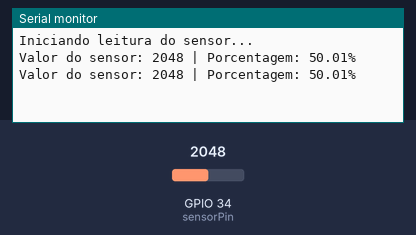
Recording of a program running on a simulated ESP32. Parts: the last lines printed to the serial monitor. The inputs (shaded band) are chosen by the test bench; at power-on: GPIO 34 (sensorPin) = 2048.

Above: at 2.2 s.
2.3 s: GPIO 34 (sensorPin) set to 2866
At 3.6 s:
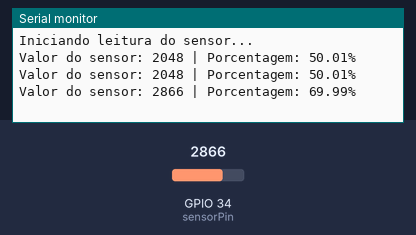
3.8 s: GPIO 34 (sensorPin) set to 3603
At 4.7 s:
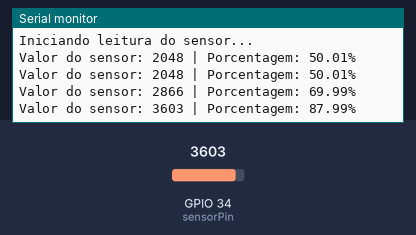
Timing chart, 0 to 6.8 s (numbered marks = the images above; inputs shaded):
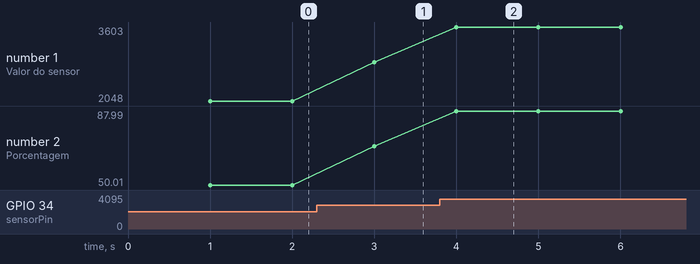

Measured:
- after the input at 2.3 s, the serial monitor: prints a new line after 0.70 s (image 1)
- after the input at 3.8 s, the serial monitor: prints a new line after 0.20 s (image 2)
- plotted number 1: 2048 → 2866 after the input at 2.3 s, 2866 → 3603 after the input at 3.8 s
- plotted number 2: 50.01 → 69.99 after the input at 2.3 s, 69.99 → 87.99 after the input at 3.8 s

The program:

main.cpp
```cpp
#include <Arduino.h> // Inclui o cabeçalho necessário para usar as funções do framework Arduino

const int sensorPin = 34; // Pino analógico do ESP32 onde o sensor está conectado

void setup() {
  Serial.begin(115200); // Inicializa a comunicação serial
  delay(1000); // Aguarda 1 segundo para estabilizar
  Serial.println("Iniciando leitura do sensor...");
}

void loop() {
  int valor = analogRead(sensorPin); // Lê o valor analógico do sensor

  // Converte o valor lido para porcentagem (0 a 100%)
  float porcentagem = (valor / 4095.0) * 100.0;

  // Exibe o valor lido e a porcentagem no monitor serial
  Serial.print("Valor do sensor: ");
  Serial.print(valor);
  Serial.print(" | Porcentagem: ");
  Serial.print(porcentagem, 2); // Exibe a porcentagem com 2 casas decimais
  Serial.println("%");

  // Aguarda 1 segundo antes de realizar a próxima leitura
  delay(1000);
}
```
